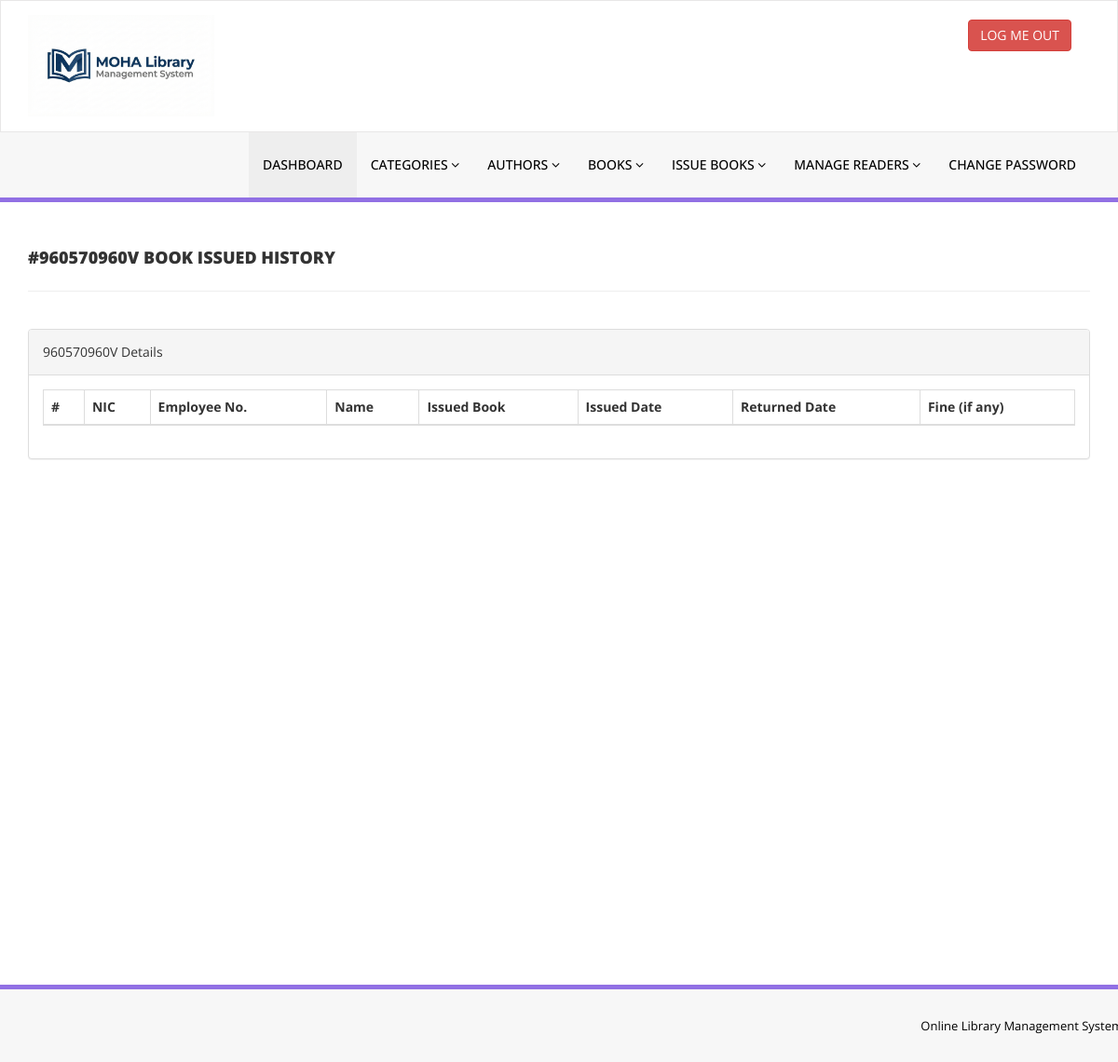
The page /admin/user-history.php?NIC=960570960V (signed in) on the database as committed earlier.
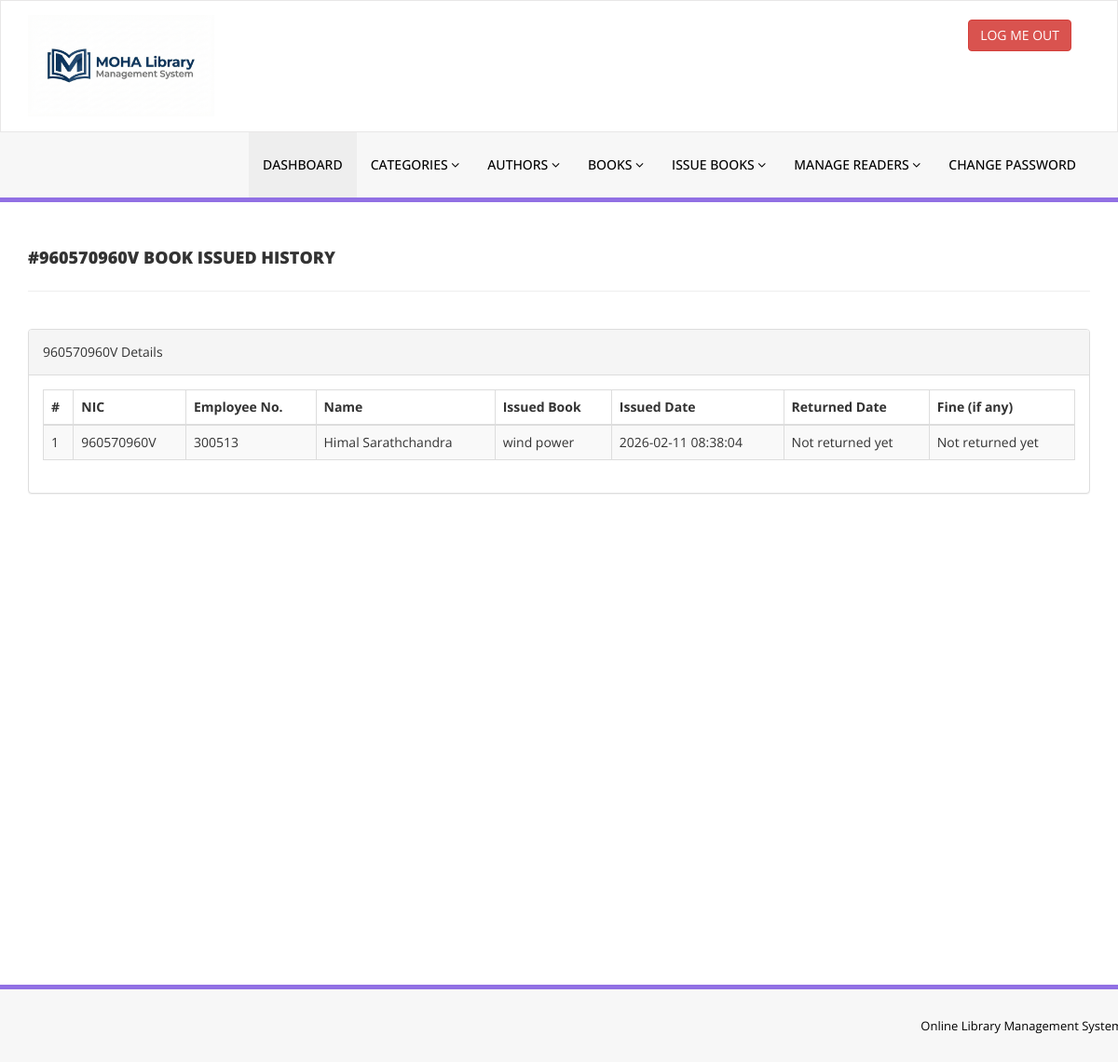
The same page on the database as committed later.
### tables this page shows
CREATE TABLE `tblissuedbookdetails` (
  `id` int(11) NOT NULL,
  `BookId` int(11) DEFAULT NULL,
  `NIC` varchar(150) DEFAULT NULL,
  `IssuesDate` timestamp NULL DEFAULT current_timestamp(),
  `ReturnDate` timestamp NULL DEFAULT NULL ON UPDATE current_timestamp(),
  `Reminder` int(11) DEFAULT NULL,
  `RetrunStatus` int(1) DEFAULT NULL,
  `fine` int(11) DEFAULT NULL,
  `remark` mediumtext NOT NULL
);

CREATE TABLE `tblstudents` (
  `id` int(11) NOT NULL,
  `NIC` varchar(100) DEFAULT NULL,
  `EmpNo` varchar(100) DEFAULT NULL,
  `FullName` varchar(120) DEFAULT NULL,
  `EmailId` varchar(120) DEFAULT NULL,
  `MobileNumber` char(11) DEFAULT NULL,
  `Password` varchar(120) DEFAULT NULL,
  `Status` int(1) DEFAULT NULL,
  `approval` int(1) DEFAULT NULL,
  `RegDate` timestamp NULL DEFAULT current_timestamp(),
  `UpdationDate` timestamp NULL DEFAULT NULL ON UPDATE current_timestamp()
);

CREATE TABLE `tblbooks` (
  `id` int(11) NOT NULL,
  `BookNu` int(11) NOT NULL,
  `BookName` varchar(255) DEFAULT NULL,
  `CatId` int(11) DEFAULT NULL,
  `AuthorId` int(11) DEFAULT NULL,
  `ISBNNumber` varchar(25) DEFAULT NULL,
  `BookPrice` decimal(10,2) DEFAULT NULL,
  `bookImage` varchar(250) NOT NULL,
  `isIssued` int(1) DEFAULT NULL,
  `RegDate` timestamp NULL DEFAULT current_timestamp(),
  `UpdationDate` timestamp NULL DEFAULT NULL ON UPDATE current_timestamp(),
  `bookQty` int(11) DEFAULT NULL
);

### admin/user-history.php (the view, shortened to what this page needs)
<?php
include('includes/config.php');
if(strlen($_SESSION['alogin'])==0)
    {
header('location:index.php');
}
else{
    ?>
<!DOCTYPE html>
<html xmlns="http://www.w3.org/1999/xhtml">
<head>
    <link href="assets/css/bootstrap.css" rel="stylesheet" />
    <link href="assets/css/font-awesome.css" rel="stylesheet" />
    <link href="assets/js/dataTables/dataTables.bootstrap.css" rel="stylesheet" />
    <link href="assets/css/style.css" rel="stylesheet" />
</head>
<body>
<?php include('includes/header.php');?>
    <div class="content-wrapper">
         <div class="container">
        <div class="row pad-botm">
            <div class="col-md-12">
                <?php $NIC=$_GET['NIC']; ?>
                <h4 class="header-line">#<?php echo $NIC;?> Book Issued History</h4>
    </div>
        </div>
            <div class="row">
                <div class="col-md-12">
                    <div class="panel panel-default">
                        <div class="panel-heading">
<?php echo $NIC;?> Details
                        </div>
                        <div class="panel-body">
                            <div class="table-responsive">
                                <table class="table table-striped table-bordered table-hover" id="dataTables-example">
                                    <thead>
                                        <tr>
                                            <th>#</th>
                                            <th>NIC</th>
                                            <th>Employee No.</th>
                                            <th>Name</th>
                                            <th>Issued Book  </th>
                                            <th>Issued Date</th>
                                            <th>Returned Date</th>
                                            <th>Fine (if any)</th>
                                        </tr>
                                    </thead>
                                    <tbody>
<?php
$sql = "SELECT tblstudents.EmpNo, tblstudents.NIC ,tblstudents.FullName,tblstudents.EmailId,tblstudents.MobileNumber,tblbooks.BookName,tblbooks.ISBNNumber,tblissuedbookdetails.IssuesDate,tblissuedbookdetails.ReturnDate,tblissuedbookdetails.id as rid,tblissuedbookdetails.fine,tblissuedbookdetails.RetrunStatus,tblbooks.id as bid,tblbooks.bookImage from  tblissuedbookdetails join tblstudents on tblstudents.NIC=tblissuedbookdetails.NIC join tblbooks on tblbooks.id=tblissuedbookdetails.BookId where tblstudents.NIC='$NIC' ";
$query = $dbh -> prepare($sql);
$query->execute();
$results=$query->fetchAll(PDO::FETCH_OBJ);
$cnt=1;
if($query->rowCount() > 0)
{
foreach($results as $result)
{               ?>
                                        <tr class="odd gradeX">
                                            <td class="center"><?php echo htmlentities($cnt);?></td>
                                            <td class="center"><?php echo htmlentities($result->NIC);?></td>
                                            <td class="center"><?php echo htmlentities($result->EmpNo);?></td>
                                            <td class="center"><?php echo htmlentities($result->FullName);?></td>
                                            <td class="center"><?php echo htmlentities($result->BookName);?></td>
                                            <td class="center"><?php echo htmlentities($result->IssuesDate);?></td>
                                            <td class="center"><?php if($result->ReturnDate==''): echo "Not returned yet";
                                            else: echo htmlentities($result->ReturnDate); endif;?></td>
                                             <td class="center"><?php if($result->ReturnDate==''): echo "Not returned yet";
                                              else: echo "Rs. " . $result->fine; endif;
                                             ?></td>
                                        </tr>
 <?php $cnt=$cnt+1;}} ?>
                                    </tbody>
                                </table>
                            </div>
                        </div>
                    </div>
                </div>
            </div>
    </div>
    </div>
  <?php include('includes/footer.php');?>
</body>
</html>
<?php } ?>

Rows that differ between the two databases and show on the page:
added tblissuedbookdetails: tblstudents.NIC "960570960V", tblstudents.EmpNo "300513", tblstudents.FullName "Himal Sarathchandra", BookId.BookName "wind power", IssuesDate "2026-02-11 08:38:04", shows "Not returned yet"
